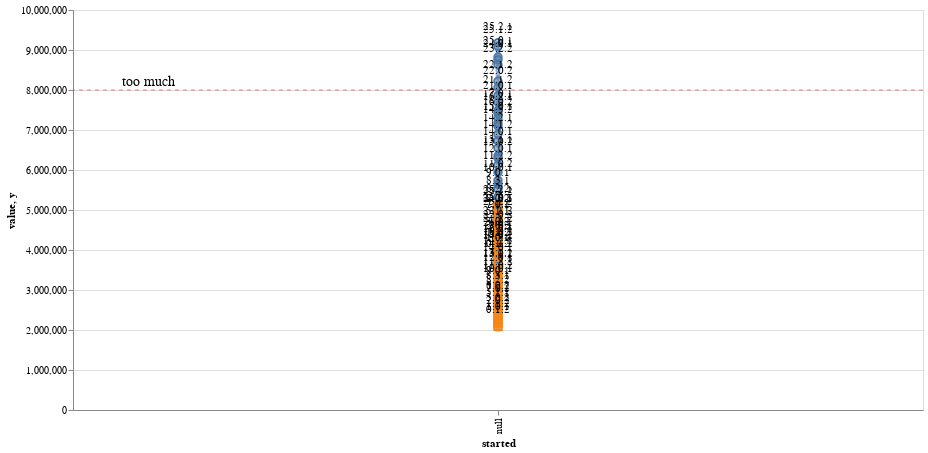

Notebook cell for this chart:
### Code cell
all_points = alt.Chart(df2)

all_dots = all_points.encode(
    x="started",
    y="value",
    tooltip="version",
    color="measurement",
    shape=alt.Shape("measurement"),
).mark_point(size=10, opacity=0.5)

trend_line = all_points.encode(
    x="started",
    y="value",
    color=alt.Color("measurement", legend=None)
).mark_line(size=1, opacity=0.3)


minor_releases = last_minor_releases(df2)

last_chart = alt.Chart(df2[df2["version"].isin(minor_releases)])

last_points = last_chart.encode(
    x="started",
    y="value",
).mark_point(size=55, opacity=1.0).encode(
    shape="measurement",
    color="measurement"
)

last_text = last_chart.mark_text(
    align='center',
    baseline='line-bottom',
    dy=-10
).encode(
    x="started",
    y="value",
    text='version'
)

line = (alt.Chart(pd.DataFrame({'y': [8000000]})).
        mark_rule(size=1, strokeDash=[4, 4], color="red", opacity=0.5).
        encode(y='y'))

warn_text = alt.Chart(pd.DataFrame({'y': [8000000]})).mark_text(text="too much", align="center", opacity=1, baseline="line-bottom", dx=-350, fontSize=14).encode(y="y")


alt.layer(
    all_dots,
    trend_line,
    line,
    warn_text,
    last_points,
    last_text,
).properties(
    width=850,
    height=400
).interactive()

### Figure 1 — Vega-Lite specification as saved in the notebook (floating-point values rounded to 4 significant figures; data arrays with more than 128 entries replaced by an {"elided": "..."} marker saying what was removed)
{"config": {"view": {"continuousWidth": 400, "continuousHeight": 300}}, "layer": [{"data": {"name": "data-35d272af463f5364b8e2e8c2a2d5a339"}, "mark": {"type": "point", "opacity": 0.5, "size": 10}, "encoding": {"color": {"field": "measurement", "type": "nominal"}, "shape": {"field": "measurement", "type": "nominal"}, "tooltip": {"field": "version", "type": "nominal"}, "x": {"field": "started", "type": "nominal"}, "y": {"field": "value", "type": "quantitative"}}, "selection": {"selector021": {"type": "interval", "bind": "scales", "encodings": ["x", "y"]}}}, {"data": {"name": "data-35d272af463f5364b8e2e8c2a2d5a339"}, "mark": {"type": "line", "opacity": 0.3, "size": 1}, "encoding": {"color": {"field": "measurement", "legend": null, "type": "nominal"}, "x": {"field": "started", "type": "nominal"}, "y": {"field": "value", "type": "quantitative"}}}, {"data": {"name": "data-53f74962562aa0fbcea7913db762249a"}, "mark": {"type": "rule", "color": "red", "opacity": 0.5, "size": 1, "strokeDash": [4, 4]}, "encoding": {"y": {"field": "y", "type": "quantitative"}}}, {"data": {"name": "data-53f74962562aa0fbcea7913db762249a"}, "mark": {"type": "text", "align": "center", "baseline": "line-bottom", "dx": -350, "fontSize": 14, "opacity": 1, "text": "too much"}, "encoding": {"y": {"field": "y", "type": "quantitative"}}}, {"data": {"name": "data-390c0a979284e789d00597e4e44cc3be"}, "mark": {"type": "point", "opacity": 1.0, "size": 55}, "encoding": {"color": {"field": "measurement", "type": "nominal"}, "shape": {"field": "measurement", "type": "nominal"}, "x": {"field": "started", "type": "nominal"}, "y": {"field": "value", "type": "quantitative"}}}, {"data": {"name": "data-390c0a979284e789d00597e4e44cc3be"}, "mark": {"type": "text", "align": "center", "baseline": "line-bottom", "dy": -10}, "encoding": {"text": {"field": "version", "type": "nominal"}, "x": {"field": "started", "type": "nominal"}, "y": {"field": "value", "type": "quantitative"}}}], "height": 400, "width": 850, "$schema": "https://vega.github.io/schema/vega-lite/v4.17.0.json", "datasets": {"data-35d272af463f5364b8e2e8c2a2d5a339": {"elided": "200 records"}, "data-53f74962562aa0fbcea7913db762249a": [{"y": 8000000}], "data-390c0a979284e789d00597e4e44cc3be": [{"started": null, "version": "0.1.2", "measurement": "full", "value": 3762333}, {"started": null, "version": "0.1.2", "measurement": "min", "value": 2090185}, {"started": null, "version": "1.0.1", "measurement": "full", "value": 3910262}, {"started": null, "version": "1.0.1", "measurement": "min", "value": 2172368}, {"started": null, "version": "1.1.2", "measurement": "full", "value": 4032905}, {"started": null, "version": "1.1.2", "measurement": "min", "value": 2240503}, {"started": null, "version": "2.0.2", "measurement": "full", "value": 4189345}, {"started": null, "version": "2.0.2", "measurement": "min", "value": 2327414}, {"started": null, "version": "3.0.2", "measurement": "full", "value": 4309520}, {"started": null, "version": "3.0.2", "measurement": "min", "value": 2394178}, {"started": null, "version": "5.1.1", "measurement": "full", "value": 4542256}, {"started": null, "version": "5.1.1", "measurement": "min", "value": 2523476}, {"started": null, "version": "7.0.1", "measurement": "full", "value": 4713897}, {"started": null, "version": "7.0.1", "measurement": "min", "value": 2618832}, {"started": null, "version": "7.1.2", "measurement": "full", "value": 4756843}, {"started": null, "version": "7.1.2", "measurement": "min", "value": 2642691}, {"started": null, "version": "8.0.2", "measurement": "full", "value": 4873573}, {"started": null, "version": "8.0.2", "measurement": "min", "value": 2707541}, {"started": null, "version": "8.2.2", "measurement": "full", "value": 5126963}, {"started": null, "version": "8.2.2", "measurement": "min", "value": 2848313}, {"started": null, "version": "8.3.1", "measurement": "full", "value": 5326918}, {"started": null, "version": "8.3.1", "measurement": "min", "value": 2959399}, {"started": null, "version": "9.0.1", "measurement": "full", "value": 5518877}, {"started": null, "version": "9.0.1", "measurement": "min", "value": 3066043}, {"started": null, "version": "10.0.1", "measurement": "full", "value": 5641097}, {"started": null, "version": "10.0.1", "measurement": "min", "value": 3133943}, {"started": null, "version": "11.0.2", "measurement": "full", "value": 5740218}, {"started": null, "version": "11.0.2", "measurement": "min", "value": 3189010}, {"started": null, "version": "11.2.2", "measurement": "full", "value": 5944620}, {"started": null, "version": "11.2.2", "measurement": "min", "value": 3302567}, {"started": null, "version": "12.0.1", "measurement": "full", "value": 6131129}, {"started": null, "version": "12.0.1", "measurement": "min", "value": 3406183}, {"started": null, "version": "13.0.2", "measurement": "full", "value": 6297589}, {"started": null, "version": "13.0.2", "measurement": "min", "value": 3498661}, {"started": null, "version": "13.1.1", "measurement": "full", "value": 6353749}, {"started": null, "version": "13.1.1", "measurement": "min", "value": 3529861}, {"started": null, "version": "14.0.1", "measurement": "full", "value": 6549084}, {"started": null, "version": "14.0.1", "measurement": "min", "value": 3638380}, {"started": null, "version": "14.1.2", "measurement": "full", "value": 6727543}, {"started": null, "version": "14.1.2", "measurement": "min", "value": 3737524}, {"started": null, "version": "14.2.1", "measurement": "full", "value": 6897045}, {"started": null, "version": "14.2.1", "measurement": "min", "value": 3831692}, {"started": null, "version": "14.3.2", "measurement": "full", "value": 7097403}, {"started": null, "version": "14.3.2", "measurement": "min", "value": 3943002}, {"started": null, "version": "15.0.1", "measurement": "full", "value": 7172290}, {"started": null, "version": "15.0.1", "measurement": "min", "value": 3984606}, {"started": null, "version": "16.0.2", "measurement": "full", "value": 7301104}, {"started": null, "version": "16.0.2", "measurement": "min", "value": 4056169}, {"started": null, "version": "16.2.1", "measurement": "full", "value": 7423309}, {"started": null, "version": "16.2.1", "measurement": "min", "value": 4124061}, {"started": null, "version": "17.0.1", "measurement": "full", "value": 7493302}, {"started": null, "version": "17.0.1", "measurement": "min", "value": 4162946}, {"started": null, "version": "21.0.1", "measurement": "full", "value": 7693367}, {"started": null, "version": "21.0.1", "measurement": "min", "value": 4274093}, {"started": null, "version": "21.1.2", "measurement": "full", "value": 7858733}, {"started": null, "version": "21.1.2", "measurement": "min", "value": 4365963}, {"started": null, "version": "22.0.2", "measurement": "full", "value": 8063424}, {"started": null, "version": "22.0.2", "measurement": "min", "value": 4479680}, {"started": null, "version": "22.1.2", "measurement": "full", "value": 8216985}, {"started": null, "version": "22.1.2", "measurement": "min", "value": 4564992}, {"started": null, "version": "23.2.2", "measurement": "full", "value": 8631277}, {"started": null, "version": "23.2.2", "measurement": "min", "value": 4795154}, {"started": null, "version": "24.0.1", "measurement": "full", "value": 8756838}, {"started": null, "version": "24.0.1", "measurement": "min", "value": 4864910}, {"started": null, "version": "25.0.1", "measurement": "full", "value": 8823997}, {"started": null, "version": "25.0.1", "measurement": "min", "value": 4902221}, {"started": null, "version": "25.1.2", "measurement": "full", "value": 9092066}, {"started": null, "version": "25.1.2", "measurement": "min", "value": 5051148}, {"started": null, "version": "25.2.1", "measurement": "full", "value": 9181533}, {"started": null, "version": "25.2.1", "measurement": "min", "value": 5100852}]}}
